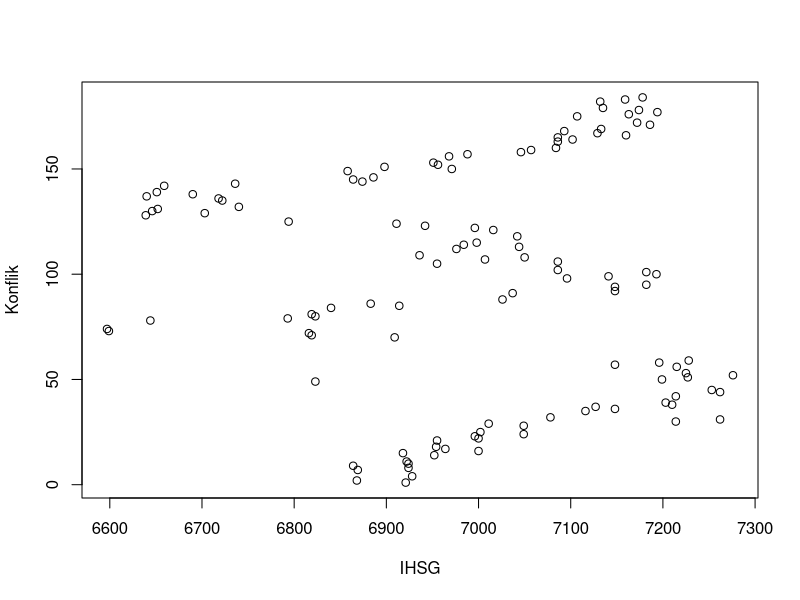

Write R code to recreate this figure.
## ---- chunk 1
library(readxl)
dat<-read_excel('uas metopel fix.xlsx')
reg1<-lm(Y~X, data=dat)
plot(dat$Y,dat$X, xlab="IHSG",ylab="Konflik")
## ---- chunk 2
library(readxl)
dat<-read_excel('uas metopel fix.xlsx')
reg1<-lm(Y~X, data=dat)
summary(reg1)
